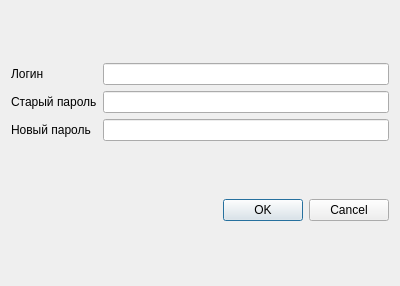
<?xml version="1.0" encoding="UTF-8"?>
<ui version="4.0">
 <class>Dialog</class>
 <widget class="QDialog" name="Dialog">
  <property name="geometry">
   <rect>
    <x>0</x>
    <y>0</y>
    <width>400</width>
    <height>286</height>
   </rect>
  </property>
  <property name="windowTitle">
   <string>Dialog</string>
  </property>
  <layout class="QGridLayout" name="gridLayout_2">
   <item row="0" column="0">
    <layout class="QGridLayout" name="gridLayout">
     <item row="0" column="0">
      <widget class="QLabel" name="label">
       <property name="text">
        <string>Логин</string>
       </property>
      </widget>
     </item>
     <item row="1" column="0">
      <widget class="QLabel" name="label_2">
       <property name="text">
        <string>Старый пароль</string>
       </property>
      </widget>
     </item>
     <item row="2" column="0">
      <widget class="QLabel" name="label_3">
       <property name="text">
        <string>Новый пароль</string>
       </property>
      </widget>
     </item>
     <item row="2" column="1">
      <widget class="QLineEdit" name="lineEdit_3"/>
     </item>
     <item row="1" column="1">
      <widget class="QLineEdit" name="lineEdit_2"/>
     </item>
     <item row="0" column="1">
      <widget class="QLineEdit" name="lineEdit"/>
     </item>
    </layout>
   </item>
   <item row="1" column="0">
    <widget class="QDialogButtonBox" name="buttonBox">
     <property name="orientation">
      <enum>Qt::Horizontal</enum>
     </property>
     <property name="standardButtons">
      <set>QDialogButtonBox::Cancel|QDialogButtonBox::Ok</set>
     </property>
    </widget>
   </item>
  </layout>
 </widget>
 <resources/>
 <connections>
  <connection>
   <sender>buttonBox</sender>
   <signal>accepted()</signal>
   <receiver>Dialog</receiver>
   <slot>accept()</slot>
   <hints>
    <hint type="sourcelabel">
     <x>248</x>
     <y>254</y>
    </hint>
    <hint type="destinationlabel">
     <x>157</x>
     <y>274</y>
    </hint>
   </hints>
  </connection>
  <connection>
   <sender>buttonBox</sender>
   <signal>rejected()</signal>
   <receiver>Dialog</receiver>
   <slot>reject()</slot>
   <hints>
    <hint type="sourcelabel">
     <x>316</x>
     <y>260</y>
    </hint>
    <hint type="destinationlabel">
     <x>286</x>
     <y>274</y>
    </hint>
   </hints>
  </connection>
 </connections>
</ui>
